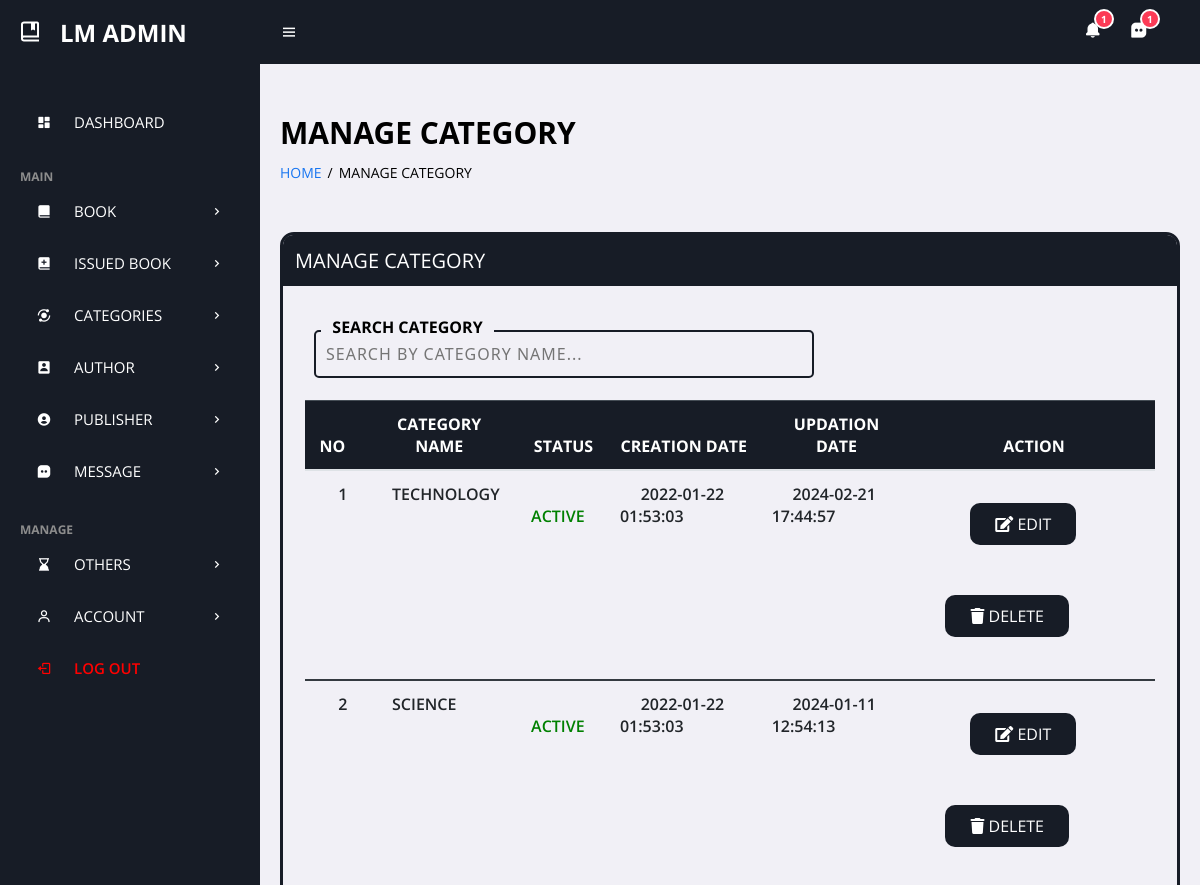
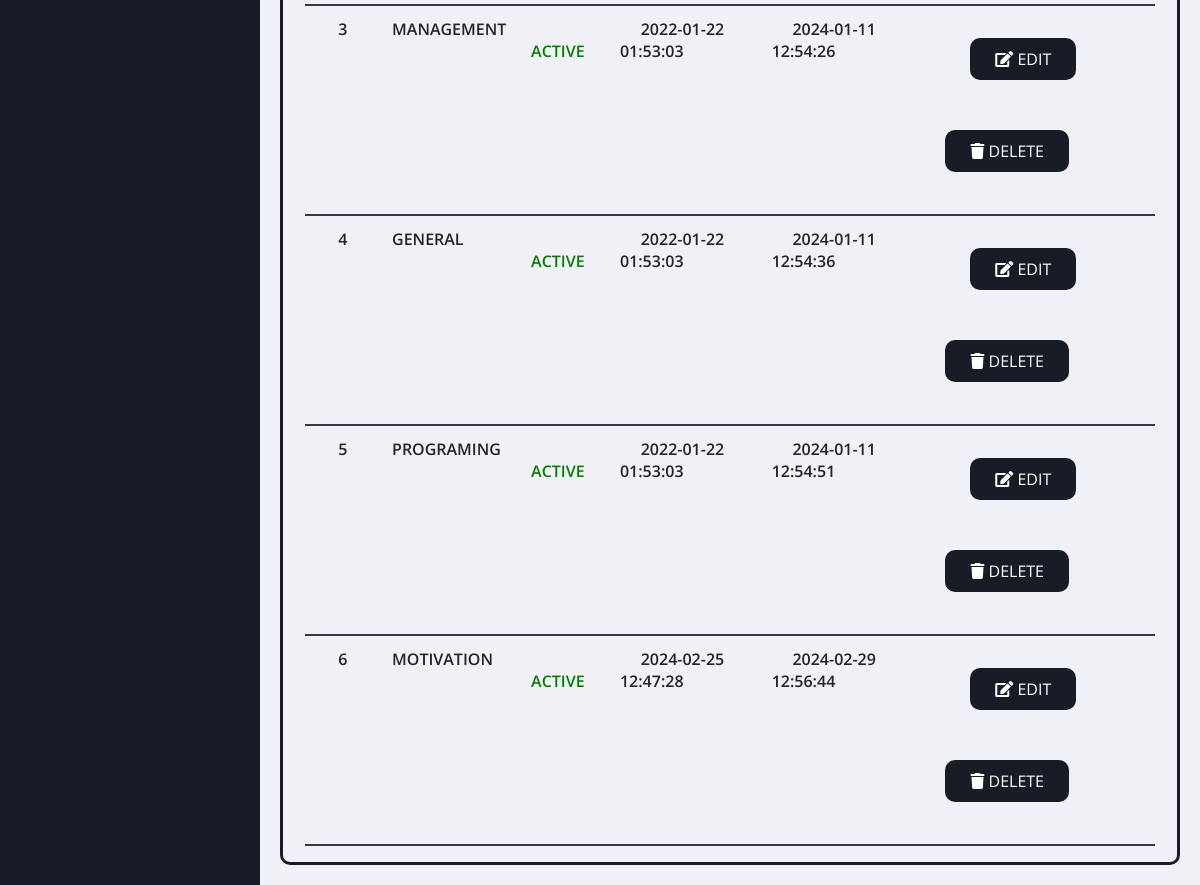
The app's page /admin/manage-categories.php (signed in) with its own data (2 pictures, top to bottom).
### tables this page shows
CREATE TABLE `tblcategory` (
  `id` int(11) NOT NULL,
  `CategoryName` varchar(150) DEFAULT NULL,
  `Status` int(1) DEFAULT NULL,
  `CreationDate` timestamp NULL DEFAULT current_timestamp(),
  `UpdationDate` timestamp NULL DEFAULT '0000-00-00 00:00:00' ON UPDATE current_timestamp()
);

### admin/manage-categories.php (the view, shortened to what this page needs)
<?php
include('includes/config.php');
if(strlen($_SESSION['alogin'])==0)
    {
header('location:index.php');
}
else{
    ?>
<!DOCTYPE html>
<html xmlns="http://www.w3.org/1999/xhtml">
<head>
<?php include('includes/header.php');?>
<main>
    <h1 class="title">manage category</h1>
    <ul class="breadcrumbs">
        <li><a href="dashboard.php">Home</a></li>
        <li class="divider">/</li>
        <li><a href="manage-categories.php" class="active">manage category</a></li>
    </ul>
    <div class="bigbox">
        <div class="box">
            <p>manage category</p>
        </div><br>
        <div style="margin-bottom: 20px; margin-left: 11px;">
            <div class="coolinput">
                <label for="input" class="text">&nbsp; SEARCH CATEGORY&nbsp;&nbsp;</label>
                <input class="input" id="searchInput" type="text" placeholder="SEARCH BY CATEGORY NAME..."
                    autocomplete="off" onkeyup="filterTable()" />
            </div>
        </div>
        <table id="myTable" class="table">
            <thead class="table-dark">
                <tr>
                    <th>no</th>
                    <th>Category Name</th>
                    <th>STATUS</th>
                    <th>CREATION DATE </th>
                    <th>UPDATION DATE</th>
                    <th>ACTION</th>
                </tr>
            </thead>
            <tbody>
                <?php $sql = "SELECT * from  tblcategory";
                                    $query = $dbh -> prepare($sql);
                                    $query->execute();
                                    $results=$query->fetchAll(PDO::FETCH_OBJ);
                                    $cnt=1;
                                    if($query->rowCount() > 0)
                                    {
                                    foreach($results as $result)
                                    {               ?>
                <tr class="odd gradeX">
                    <td class="center">&nbsp;&nbsp;&nbsp;&nbsp;&nbsp;<?php echo htmlentities($cnt);?></td>
                    <td class="center">&nbsp;&nbsp;&nbsp;&nbsp;&nbsp;<?php echo htmlentities($result->CategoryName);?>
                    </td>
                    <td class="center">&nbsp;&nbsp;&nbsp;<?php if($result->Status==1) {?>
                        <a href="#" class="greenactive">Active</a>
                        <?php } else {?>
                        <a href="#" class="redinactive">Inactive</a>
                        <?php } ?>
                    </td>
                    <td class="center">&nbsp;&nbsp;&nbsp;&nbsp;&nbsp;<?php echo htmlentities($result->CreationDate);?>
                    </td>
                    <td class="center">&nbsp;&nbsp;&nbsp;&nbsp;&nbsp;<?php echo htmlentities($result->UpdationDate);?>
                    </td>
                    <td class="center">
                        <a href="edit-category.php?catid=<?php echo htmlentities($result->id);?>"><button
                                class="bttn"><i class="fa fa-edit "></i>
                                Edit</button>
                            <a href="manage-categories.php?del=<?php echo htmlentities($result->id);?>"
                                onclick="return confirm('ARE YOU SURE TO WANT DELETE A CATEGORY ?');"" >  <button class="
                                bttn"><i class="fa-solid fa-trash"></i> Delete</button>
                    </td>
                </tr>
                <?php $cnt=$cnt+1;}} ?>
            </tbody>
        </table>
    </div>
</main>
</body>
</html>
<?php } ?>

### admin/assets/css/admin_style.css (style rules this page uses)
:root { --header-height: 2.5rem; --black-color: hsl(220, 24%, 12%); --black-color-light: hsl(220, 24%, 15%); --black-color-lighten: hsl(220, 20%, 18%); --white-color: #fff; --body-color: hsl(220, 100%, 97%); --body-font: "Montserrat", sans-serif; --normal-font-size: .938rem; --font-regular: 400; --font-semi-bold: 600; --z-tooltip: 10; --z-fixed: 100; }
@media screen and (min-width: 1024px) { :root { --normal-font-size: 1rem; } }
* { font-family: 'Open Sans', sans-serif; margin: 0; padding: 0; box-sizing: border-box; text-transform: uppercase !important; }
:root { --grey: #F1F0F6; --dark-grey: #8D8D8D; --light: #fff; --dark: #000; --green: #81D43A; --light-green: #E3FFCB; --blue: #1775F1; --light-blue: #D0E4FF; --dark-blue: #0C5FCD; --red: #FC3B56; }
html { overflow-x: hidden; }
body { background: var(--grey); overflow-x: hidden; }
a { text-decoration: none; }
li { list-style: none; }
main { width: 100%; padding: 24px 20px 20px 20px; }
main .title { font-size: 30px; font-weight: 600; margin-bottom: 10px; font-family: system-ui, -apple-system, BlinkMacSystemFont, 'Segoe UI', Roboto, Oxygen, Ubuntu, Cantarell, 'Open Sans', 'Helvetica Neue', sans-serif !important; }
main .breadcrumbs { display: flex; grid-gap: 6px; }
main .breadcrumbs li, main .breadcrumbs li a { font-size: 14px; }
main .breadcrumbs li a { color: var(--blue); }
main .breadcrumbs li a.active, main .breadcrumbs li.divider { color: black; pointer-events: none; }
.bigbox { border: 3px solid hsl(220, 24%, 12%); border-bottom-left-radius: 10px; border-bottom-right-radius: 10px; border-top-left-radius: 14px; border-top-right-radius: 14px; width: auto; height: auto; margin-top: 50px; }
.box { border: 2px solid hsl(220, 24%, 12%); border-top-left-radius: 10px; border-top-right-radius: 10px; width: auto; height: auto; background-color: hsl(220, 24%, 12%); color: white; padding: 10px; font-family: system-ui, -apple-system, BlinkMacSystemFont, 'Segoe UI', Roboto, Oxygen, Ubuntu, Cantarell, 'Open Sans', 'Helvetica Neue', sans-serif !important; font-size: 20px; padding-bottom: 10px; }
.coolinput { display: flex; flex-direction: column; width: fit-content; position: static; max-width: 240px; margin-left: 20px; }
.coolinput label.text { font-size: 1rem; color: black; font-weight: 700; position: relative; top: 0.5rem; margin: 0 0 0 7px; padding: 0 3px; background: var(--grey); width: fit-content; }
.coolinput input[type=text].input { padding: 11px 10px; font-size: 1rem; border: 2px var(--black-color) solid; border-radius: 5px; background: var(--grey) !important; color: black; width: 500px; font-weight: 500; font-family: system-ui, -apple-system, BlinkMacSystemFont, 'Segoe UI', Roboto, Oxygen, Ubuntu, Cantarell, 'Open Sans', 'Helvetica Neue', sans-serif; letter-spacing: 1px; }
button.bttn { background-color: var(--black-color); border: none; color: white; text-align: center; text-decoration: none; display: inline-block; font-size: 16px; margin: 4px 2px; cursor: pointer; text-transform: uppercase; padding: 10px 25px; border-radius: 10px; margin-left: 20px; margin-top: 20px; margin-bottom: 30px; }
table { border-collapse: collapse; }
.table { width: 95%; margin-bottom: 1rem; color: #212529; margin-left: 2.5% !important; margin-top: 2.5% !important; }
.table td, .table th { padding: .75rem; vertical-align: top; border-top: 1px solid #dee2e6; }
.table thead th { vertical-align: bottom; border-bottom: 2px solid #dee2e6; }
.table-dark, .table-dark>td, .table-dark>th { background-color: #c6c8ca; }
.table-dark tbody+tbody, .table-dark td, .table-dark th, .table-dark thead th { border-color: #95999c; }
.table-dark { color: #fff; background-color: #343a40; }
.table-dark td, .table-dark th, .table-dark thead th { border-color: #454d55; }
tbody tr { border-bottom: 2px solid #343a40; }
.table-dark { background-color: var(--black-color) !important; }
tr.odd.gradeX { font-weight: 600; }
.greenactive { color: green; }

### records on screen
tblcategory: CategoryName "TECHNOLOGY", Status "ACTIVE", CreationDate "2022-01-22 01:53:03", UpdationDate "2024-02-21 17:44:57"
tblcategory: CategoryName "SCIENCE", Status "ACTIVE", CreationDate "2022-01-22 01:53:03", UpdationDate "2024-01-11 12:54:13"
tblcategory: CategoryName "MANAGEMENT", Status "ACTIVE", CreationDate "2022-01-22 01:53:03", UpdationDate "2024-01-11 12:54:26"
tblcategory: CategoryName "GENERAL", Status "ACTIVE", CreationDate "2022-01-22 01:53:03", UpdationDate "2024-01-11 12:54:36"
tblcategory: CategoryName "PROGRAMING", Status "ACTIVE", CreationDate "2022-01-22 01:53:03", UpdationDate "2024-01-11 12:54:51"
tblcategory: CategoryName "MOTIVATION", Status "ACTIVE", CreationDate "2024-02-25 12:47:28", UpdationDate "2024-02-29 12:56:44"

### other values on screen
$counthelp "1"
$countmessage "1"
